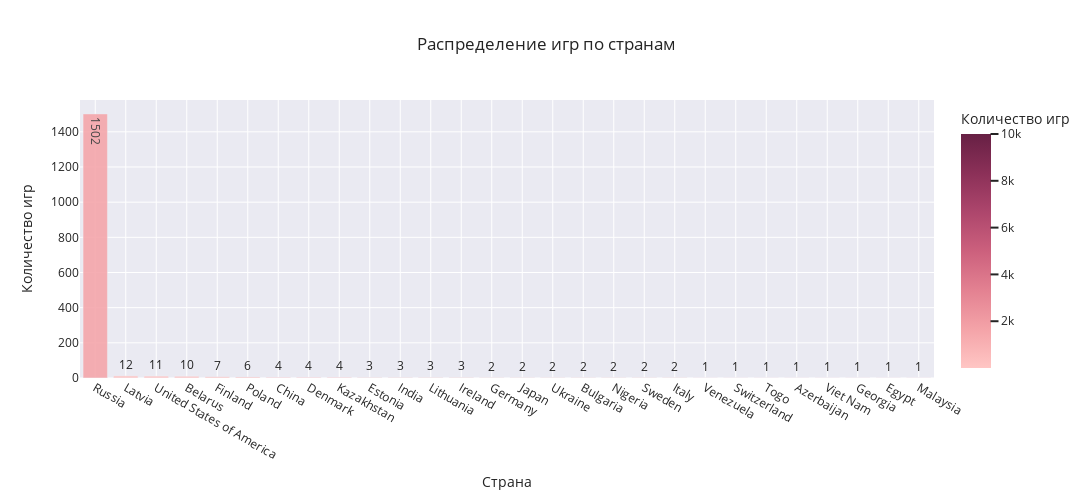

Write notebook code for a chart like this one.
### Code cell
barchart_country_name = px.bar(
    data_frame=country_name,
    y="count",
    x="country",
    color="count",
    opacity=0.9,                  
    orientation="v",              
    barmode='relative',              
    color_continuous_scale=px.colors.sequential.Burg,                               
    range_color=[1,10000],                                   
    text='count',            
    hover_name='country',       
    labels={"count":"Количество игр", "country":"Страна"},           
    title='Распределение игр по странам', 
    width=1100,                  
    height=500,                   
    template='seaborn',            
)
barchart_country_name

### Figure 1 — Plotly figure (JSON) as saved in the notebook; plotly's stock layout.template omitted (floating-point values rounded to 4 significant figures)
{"data": [{"alignmentgroup": "True", "hovertemplate": "<b>%{hovertext}</b><br><br>Страна=%{x}<br>Количество игр=%{marker.color}<extra></extra>", "hovertext": ["Russia", "Latvia", "United States of America", "Belarus", "Finland", "Poland", "China", "Denmark", "Kazakhstan", "Estonia", "India", "Lithuania", "Ireland", "Germany", "Japan", "Ukraine", "Bulgaria", "Nigeria", "Sweden", "Italy", "Venezuela", "Switzerland", "Togo", "Azerbaijan", "Viet Nam", "Georgia", "Egypt", "Malaysia"], "legendgroup": "", "marker": {"color": [1502, 12, 11, 10, 7, 6, 4, 4, 4, 3, 3, 3, 3, 2, 2, 2, 2, 2, 2, 2, 1, 1, 1, 1, 1, 1, 1, 1], "coloraxis": "coloraxis", "opacity": 0.9, "pattern": {"shape": ""}}, "name": "", "offsetgroup": "", "orientation": "v", "showlegend": false, "text": [1502, 12, 11, 10, 7, 6, 4, 4, 4, 3, 3, 3, 3, 2, 2, 2, 2, 2, 2, 2, 1, 1, 1, 1, 1, 1, 1, 1], "textposition": "auto", "type": "bar", "x": ["Russia", "Latvia", "United States of America", "Belarus", "Finland", "Poland", "China", "Denmark", "Kazakhstan", "Estonia", "India", "Lithuania", "Ireland", "Germany", "Japan", "Ukraine", "Bulgaria", "Nigeria", "Sweden", "Italy", "Venezuela", "Switzerland", "Togo", "Azerbaijan", "Viet Nam", "Georgia", "Egypt", "Malaysia"], "xaxis": "x", "y": [1502, 12, 11, 10, 7, 6, 4, 4, 4, 3, 3, 3, 3, 2, 2, 2, 2, 2, 2, 2, 1, 1, 1, 1, 1, 1, 1, 1], "yaxis": "y"}], "layout": {"barmode": "relative", "coloraxis": {"cmax": 10000, "cmin": 1, "colorbar": {"title": {"text": "Количество игр"}}, "colorscale": [[0, "rgb(255, 198, 196)"], [0.1667, "rgb(244, 163, 168)"], [0.3333, "rgb(227, 129, 145)"], [0.5, "rgb(204, 96, 125)"], [0.6667, "rgb(173, 70, 108)"], [0.8333, "rgb(139, 48, 88)"], [1, "rgb(103, 32, 68)"]]}, "height": 500, "legend": {"tracegroupgap": 0}, "title": {"text": "Распределение игр по странам"}, "width": 1100, "xaxis": {"anchor": "y", "domain": [0, 1], "title": {"text": "Страна"}}, "yaxis": {"anchor": "x", "domain": [0, 1], "title": {"text": "Количество игр"}}}}
